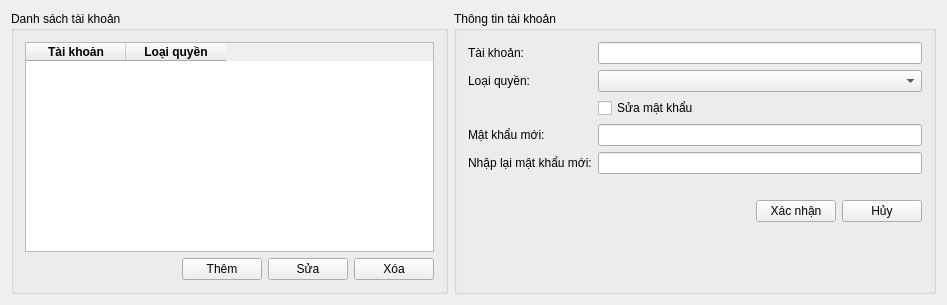
<?xml version="1.0" encoding="UTF-8"?>
<ui version="4.0">
 <class>AccountWidget</class>
 <widget class="QWidget" name="AccountWidget">
  <property name="geometry">
   <rect>
    <x>0</x>
    <y>0</y>
    <width>947</width>
    <height>305</height>
   </rect>
  </property>
  <property name="windowTitle">
   <string>AccountWidget</string>
  </property>
  <layout class="QGridLayout" name="gridLayout">
   <item row="0" column="0">
    <widget class="QGroupBox" name="groupBox_3">
     <property name="title">
      <string>Danh sách tài khoản</string>
     </property>
     <layout class="QGridLayout" name="gridLayout_5">
      <item row="0" column="0">
       <widget class="QTableWidget" name="tableWidget">
        <property name="editTriggers">
         <set>QAbstractItemView::NoEditTriggers</set>
        </property>
        <property name="selectionMode">
         <enum>QAbstractItemView::SingleSelection</enum>
        </property>
        <property name="selectionBehavior">
         <enum>QAbstractItemView::SelectRows</enum>
        </property>
        <column>
         <property name="text">
          <string>Tài khoản</string>
         </property>
         <property name="font">
          <font>
           <weight>75</weight>
           <bold>true</bold>
          </font>
         </property>
        </column>
        <column>
         <property name="text">
          <string>Loại quyền</string>
         </property>
         <property name="font">
          <font>
           <weight>75</weight>
           <bold>true</bold>
          </font>
         </property>
        </column>
       </widget>
      </item>
      <item row="1" column="0">
       <layout class="QHBoxLayout" name="horizontalLayout_2">
        <item>
         <spacer name="horizontalSpacer_2">
          <property name="orientation">
           <enum>Qt::Horizontal</enum>
          </property>
          <property name="sizeHint" stdset="0">
           <size>
            <width>78</width>
            <height>20</height>
           </size>
          </property>
         </spacer>
        </item>
        <item>
         <widget class="QPushButton" name="addBtn">
          <property name="text">
           <string>Thêm</string>
          </property>
          <property name="icon">
           <iconset resource="../Resources/myicon/myicon.qrc">
            <normaloff>:/myicon/Add.svg</normaloff>:/myicon/Add.svg</iconset>
          </property>
         </widget>
        </item>
        <item>
         <widget class="QPushButton" name="editBtn">
          <property name="text">
           <string>Sửa</string>
          </property>
          <property name="icon">
           <iconset resource="../Resources/myicon/myicon.qrc">
            <normaloff>:/myicon/Edit.svg</normaloff>:/myicon/Edit.svg</iconset>
          </property>
         </widget>
        </item>
        <item>
         <widget class="QPushButton" name="removeBtn">
          <property name="text">
           <string>Xóa</string>
          </property>
          <property name="icon">
           <iconset resource="../Resources/myicon/myicon.qrc">
            <normaloff>:/myicon/Remove.svg</normaloff>:/myicon/Remove.svg</iconset>
          </property>
         </widget>
        </item>
       </layout>
      </item>
     </layout>
    </widget>
   </item>
   <item row="0" column="1">
    <widget class="QGroupBox" name="groupBox_2">
     <property name="title">
      <string>Thông tin tài khoản</string>
     </property>
     <layout class="QGridLayout" name="gridLayout_2">
      <item row="0" column="0">
       <widget class="QLabel" name="label_4">
        <property name="text">
         <string>Tài khoản:</string>
        </property>
       </widget>
      </item>
      <item row="0" column="1">
       <widget class="QLineEdit" name="adminAccountLed"/>
      </item>
      <item row="1" column="0">
       <widget class="QLabel" name="label_5">
        <property name="text">
         <string>Loại quyền:</string>
        </property>
       </widget>
      </item>
      <item row="1" column="1">
       <widget class="QComboBox" name="adminPermissionCbx"/>
      </item>
      <item row="2" column="1">
       <widget class="QCheckBox" name="adminPasswordChbx">
        <property name="text">
         <string>Sửa mật khẩu</string>
        </property>
       </widget>
      </item>
      <item row="3" column="0">
       <widget class="QLabel" name="adminPasswordLbl">
        <property name="text">
         <string>Mật khẩu mới:</string>
        </property>
       </widget>
      </item>
      <item row="3" column="1">
       <widget class="QLineEdit" name="adminPasswordLed">
        <property name="echoMode">
         <enum>QLineEdit::Password</enum>
        </property>
       </widget>
      </item>
      <item row="4" column="0">
       <widget class="QLabel" name="adminRepasswordLbl">
        <property name="text">
         <string>Nhập lại mật khẩu mới:</string>
        </property>
       </widget>
      </item>
      <item row="4" column="1">
       <widget class="QLineEdit" name="adminRepasswordLed">
        <property name="echoMode">
         <enum>QLineEdit::Password</enum>
        </property>
       </widget>
      </item>
      <item row="5" column="0" colspan="2">
       <widget class="QLabel" name="adminNoticeLbl">
        <property name="text">
         <string/>
        </property>
       </widget>
      </item>
      <item row="6" column="0" colspan="2">
       <layout class="QHBoxLayout" name="horizontalLayout_3">
        <item>
         <spacer name="horizontalSpacer_3">
          <property name="orientation">
           <enum>Qt::Horizontal</enum>
          </property>
          <property name="sizeHint" stdset="0">
           <size>
            <width>288</width>
            <height>20</height>
           </size>
          </property>
         </spacer>
        </item>
        <item>
         <widget class="QPushButton" name="adminApplyBtn">
          <property name="text">
           <string>Xác nhận</string>
          </property>
         </widget>
        </item>
        <item>
         <widget class="QPushButton" name="adminCancelBtn">
          <property name="text">
           <string>Hủy</string>
          </property>
         </widget>
        </item>
       </layout>
      </item>
      <item row="7" column="0">
       <spacer name="verticalSpacer">
        <property name="orientation">
         <enum>Qt::Vertical</enum>
        </property>
        <property name="sizeHint" stdset="0">
         <size>
          <width>20</width>
          <height>40</height>
         </size>
        </property>
       </spacer>
      </item>
     </layout>
    </widget>
   </item>
  </layout>
 </widget>
 <layoutdefault spacing="6" margin="11"/>
 <tabstops>
  <tabstop>adminAccountLed</tabstop>
  <tabstop>adminPermissionCbx</tabstop>
  <tabstop>adminPasswordChbx</tabstop>
  <tabstop>adminPasswordLed</tabstop>
  <tabstop>adminRepasswordLed</tabstop>
  <tabstop>adminApplyBtn</tabstop>
  <tabstop>adminCancelBtn</tabstop>
  <tabstop>tableWidget</tabstop>
  <tabstop>addBtn</tabstop>
  <tabstop>editBtn</tabstop>
  <tabstop>removeBtn</tabstop>
 </tabstops>
 <resources>
  <include location="../Resources/myicon/myicon.qrc"/>
 </resources>
 <connections/>
</ui>
